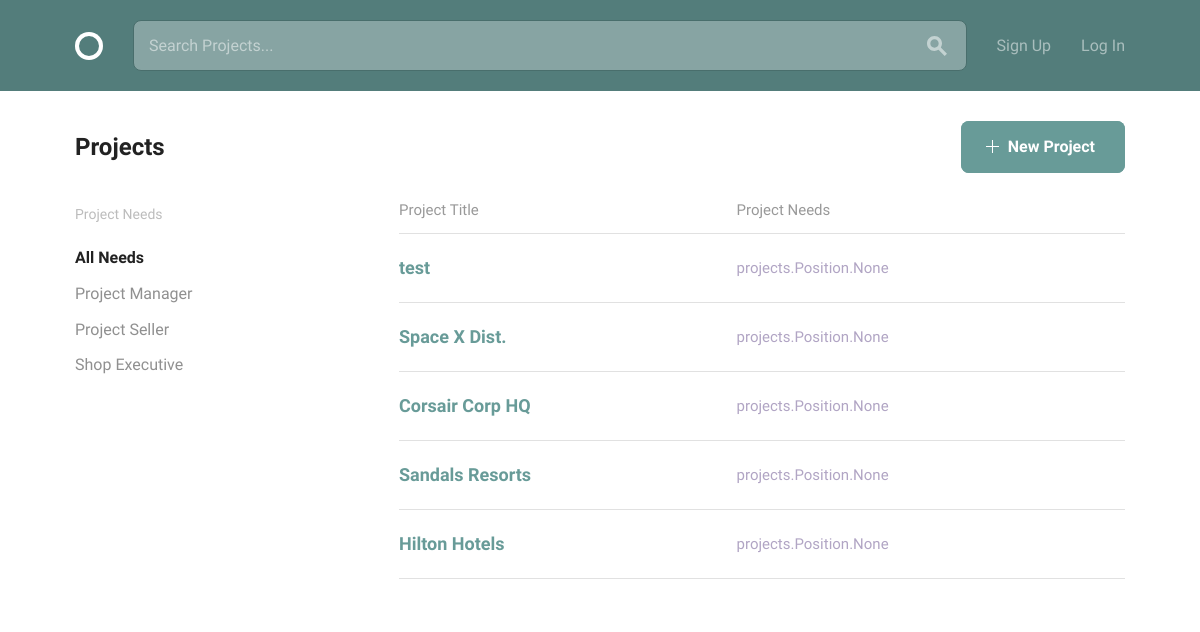
The page /projects/ on the database as committed earlier.
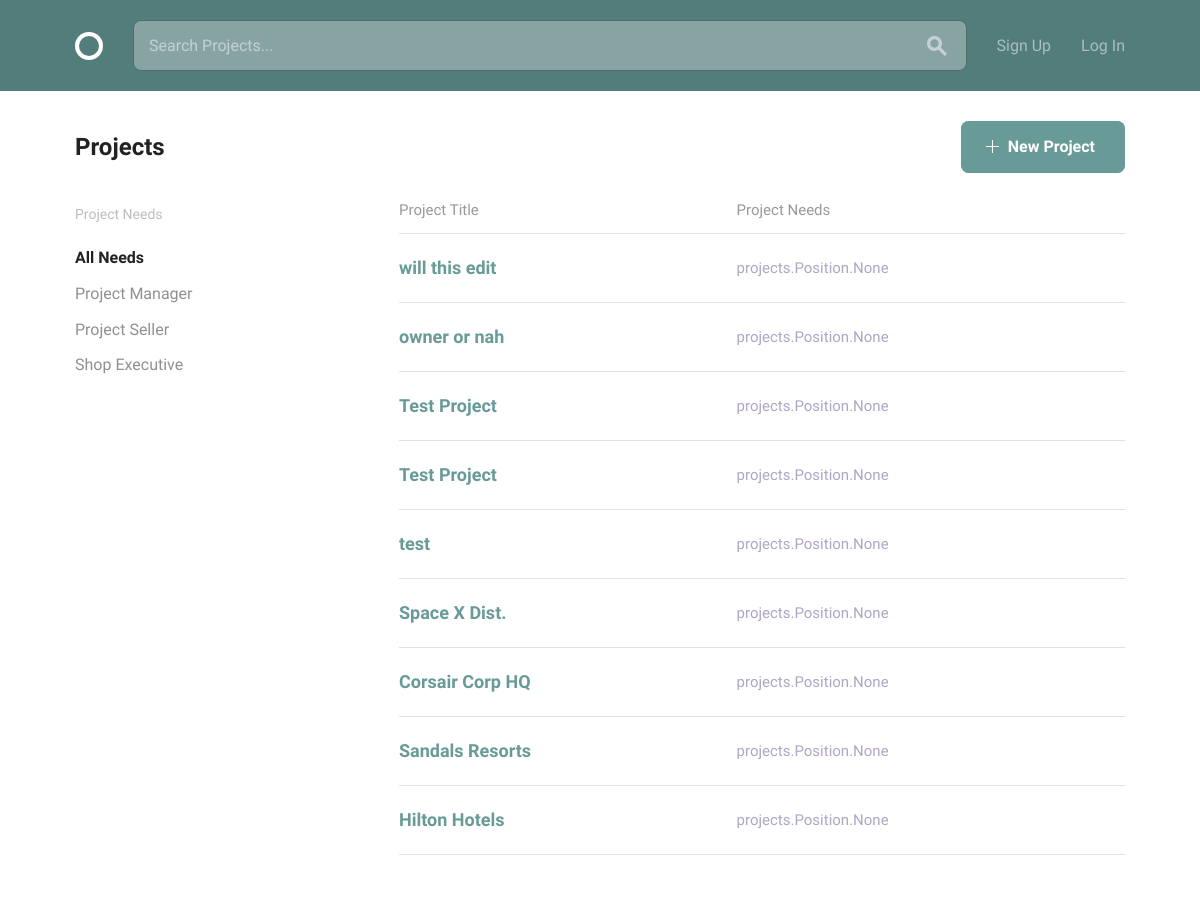
The same page on the database as committed later.
### projects/models.py (models this page shows, shortened)
class Position(models.Model):
    title = models.CharField(max_length=15)
    description = models.CharField(max_length=150)
    skills = models.ManyToManyField('accounts.Skill')
    class Meta:
        ordering = ['title']

class Project(models.Model):
    owner = models.ForeignKey(settings.AUTH_USER_MODEL, on_delete=models.CASCADE, null=True)
    title = models.CharField(max_length=30)
    slug = models.SlugField(null=True)
    description = models.CharField(max_length=150)
    timeline = models.CharField(max_length=30)
    requirements = models.CharField(max_length=150)
    date_created = models.DateTimeField(default=timezone.now)
    positions = models.ManyToManyField('Position', related_name="projects")
    count = models.IntegerField(null=True, default=0)
    class Meta:
        ordering = ['-date_created']

### projects/views.py (the view)
# urls.py: path('', views.ProjectList.as_view(), name='projects'),
class ProjectList(ListView):
    model = Project
    template_name = "project_list.html"
    context_object_name = "projects"
    paginate_by = 25
    def get_context_data(self, **kwargs):
        context = super().get_context_data(**kwargs)
        context['now'] = timezone.now()
        context['positions_list'] = Position.objects.all()
        return context

### projects/templates/project_list.html
{% extends 'layout.html' %}
{% block body_content %}
  <body>
    <div class="bounds circle--page">
      <div class="circle--page--header circle--fluid">
        <div class="circle--fluid--cell circle--fluid--primary">
          <h2>Projects</h2>
        </div>
        <div class="circle--fluid--cell circle--fluid--secondary">
          <a class="button button-primary icon-on-left"  href="{% url 'projects:project_create' %}">
            <svg version="1.1" xmlns="http://www.w3.org/2000/svg" xmlns:xlink="http://www.w3.org/1999/xlink" x="0px" y="0px" viewBox="0 0 13 13" style="enable-background:new 0 0 13 13;" xml:space="preserve" class="add">
              <polygon points="7,6 7,0 6,0 6,6 0,6 0,7 6,7 6,13 7,13 7,7 13,7 13,6 "/>
            </svg>
            New Project
          </a>
        </div>
      </div>
      <div class="grid-25">
        <div class="circle--filter circle--secondary--module">
          <h4>Project Needs</h4>
          <ul class="circle--filter--list">
            <li><a class="selected">All Needs</a></li>
            {% for position in positions_list %}
            <li><a>{{ position.title }}</a></li>
            {% endfor %}
          </ul>
        </div>
      </div>
      <div class="grid-70 grid-push-5">
        <table class="u-full-width circle--table">
          <thead>
            <tr>
              <th>Project Title</th>
              <th class="circle--cell--right">Project Needs</th>
            </tr>
          </thead>
          {% for project in projects %}
          <tbody>
            <tr class="clickable-row" data-href="{% url 'projects:project_details' slug=project.slug %}">
              <td>
                <h3>{{project.title}}</h3>
              </td>
              <td class="circle--cell--right">
                <span class="secondary-label">{{project.positions}}</span>
              </td>
            </tr>
          </tbody>
          {% endfor %}
        </table>
      </div>
    </div>
  </body>
{% endblock %}

### templates/layout.html (shortened to what this page needs)
{% load static %}
<!DOCTYPE html>
<html lang="en">
<head>
  <link rel="stylesheet" href="{% static 'css/global.css' %}">
</head>
<body>
    <header class="circle--header">
      <div class="bounds">
        <div class="circle--fluid">
          <div class="circle--fluid--cell">
            <h1 class="hide-text circle--logo"><a class="logo" href="{% url 'projects:projects' %}">Circle</a></h1>
          </div>
          <div class="circle--fluid--cell circle--fluid--primary">
            <div class="circle--search">
              <input type="text" placeholder="Search Projects..." />
              <button>
              </button>
            </div>
          </div>
          <div class="circle--fluid--cell circle--fluid--secondary">
            <nav>
              <ul class="circle--inline">
                {% if user.is_authenticated %}
                <li><a href="{% url 'accounts:profile' %}">My Profile</a></li>
                <li><a href="{% url 'logout' %}">Log Out</a></li>
                {% else %}
                <li><a href="{% url 'accounts:signup' %}">Sign Up</a></li>
                <li><a href="{% url 'login' %}">Log In</a></li>
                {% endif %}
              </ul>
            </nav>
          </div>
        </div>
      </div>
    </header>
    <div class="wrapper {% block wrapper_class %}{% endblock %}">
        {% block body_content %}{% endblock %}
    </div>
</body>
</html>

Rows that differ between the two databases and show on the page:
added Project: title "will this edit", positions "projects.Position.None"
added Project: title "owner or nah", positions "projects.Position.None"
added Project: title "Test Project", positions "projects.Position.None"
added Project: title "Test Project", positions "projects.Position.None"
